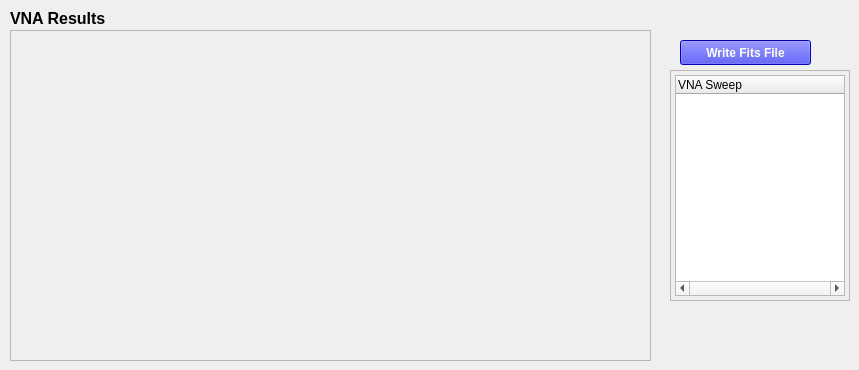
    <widget class="QWidget" name="tab_2">
     <attribute name="title">
      <string>VNA Sweep</string>
     </attribute>
     <widget class="QFrame" name="plotVNAFrame">
      <property name="geometry">
       <rect>
        <x>10</x>
        <y>30</y>
        <width>641</width>
        <height>331</height>
       </rect>
      </property>
      <property name="frameShape">
       <enum>QFrame::StyledPanel</enum>
      </property>
      <property name="frameShadow">
       <enum>QFrame::Plain</enum>
      </property>
      <widget class="QWidget" name="verticalLayoutWidget">
       <property name="geometry">
        <rect>
         <x>20</x>
         <y>20</y>
         <width>601</width>
         <height>401</height>
        </rect>
       </property>
       <layout class="QVBoxLayout" name="VNAPlot">
        <property name="spacing">
         <number>0</number>
        </property>
        <property name="topMargin">
         <number>0</number>
        </property>
       </layout>
      </widget>
     </widget>
     <widget class="QLabel" name="sweepLabel_2">
      <property name="geometry">
       <rect>
        <x>10</x>
        <y>10</y>
        <width>121</width>
        <height>17</height>
       </rect>
      </property>
      <property name="font">
       <font>
        <pointsize>12</pointsize>
        <weight>75</weight>
        <italic>false</italic>
        <bold>true</bold>
        <underline>false</underline>
        <kerning>true</kerning>
       </font>
      </property>
      <property name="text">
       <string>VNA Results</string>
      </property>
     </widget>
     <widget class="QFrame" name="VNAFrame">
      <property name="geometry">
       <rect>
        <x>670</x>
        <y>70</y>
        <width>180</width>
        <height>231</height>
       </rect>
      </property>
      <property name="frameShape">
       <enum>QFrame::StyledPanel</enum>
      </property>
      <property name="frameShadow">
       <enum>QFrame::Raised</enum>
      </property>
      <widget class="QTreeWidget" name="plotsVNATree">
       <property name="geometry">
        <rect>
         <x>5</x>
         <y>5</y>
         <width>170</width>
         <height>221</height>
        </rect>
       </property>
       <property name="horizontalScrollBarPolicy">
        <enum>Qt::ScrollBarAlwaysOn</enum>
       </property>
       <column>
        <property name="text">
         <string>VNA Sweep</string>
        </property>
       </column>
      </widget>
     </widget>
     <widget class="QPushButton" name="writefitsfileVNA">
      <property name="geometry">
       <rect>
        <x>680</x>
        <y>40</y>
        <width>131</width>
        <height>25</height>
       </rect>
      </property>
      <property name="font">
       <font>
        <pointsize>9</pointsize>
        <weight>75</weight>
        <bold>true</bold>
       </font>
      </property>
      <property name="styleSheet">
       <string notr="true">color: white;
background-color: blue</string>
      </property>
      <property name="text">
       <string>Write Fits File</string>
      </property>
     </widget>
    </widget>
